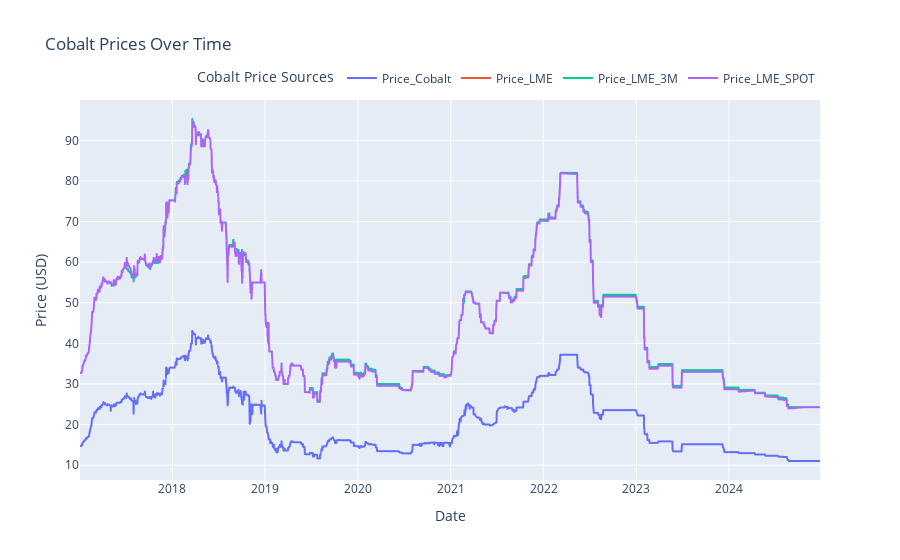

The notebook cell saved with this chart:
### Code cell
dfc_merged = pd.merge(dfc1, dfc2, on='Date', suffixes=('_Cobalt', '_LME'))
dfc_merged = pd.merge(dfc_merged, dfc3[['Date', 'Price']], on='Date', how='inner')
dfc_merged = dfc_merged.rename(columns={'Price': 'Price_LME_3M'})
dfc_merged = pd.merge(dfc_merged, dfc4[['Date', 'Price']], on='Date', how='inner')
dfc_merged = dfc_merged.rename(columns={'Price': 'Price_LME_SPOT'})
# Convert all price columns to float
dfc_merged['Price_Cobalt'] = dfc_merged['Price_Cobalt'].astype(float)
dfc_merged['Price_LME'] = dfc_merged['Price_LME'].astype(float)
dfc_merged['Price_LME_3M'] = dfc_merged['Price_LME_3M'].astype(float)
dfc_merged['Price_LME_SPOT'] = dfc_merged['Price_LME_SPOT'].astype(float)
# Plot the data with updated legend
fig_cobalt = px.line(dfc_merged, x='Date', y=['Price_Cobalt', 'Price_LME', 'Price_LME_3M', 'Price_LME_SPOT'],
                      labels={'value': 'Price (USD/lb)', 'variable': 'Cobalt Price'},
                      title='Cobalt Prices Over Time')
fig_cobalt.update_layout(
    xaxis_title='Date',
    yaxis_title='Price (USD)',
    legend_title_text='Cobalt Price Sources',
    legend=dict(
        orientation="h",
        yanchor="bottom",
        y=1.02,
        xanchor="right",
        x=1
    )
)
fig_cobalt.show()

### Figure 1 — Plotly figure (JSON) as saved in the notebook; plotly's stock layout.template omitted (floating-point values rounded to 4 significant figures; data arrays with more than 128 entries replaced by an {"elided": "..."} marker saying what was removed)
{"data": [{"hovertemplate": "Cobalt Price=Price_Cobalt<br>Date=%{x}<br>Price (USD/lb)=%{y}<extra></extra>", "legendgroup": "Price_Cobalt", "line": {"color": "#636efa", "dash": "solid"}, "marker": {"symbol": "circle"}, "mode": "lines", "name": "Price_Cobalt", "showlegend": true, "type": "scattergl", "x": {"elided": "1996 str values"}, "xaxis": "x", "y": {"elided": "1996 float values"}, "yaxis": "y"}, {"hovertemplate": "Cobalt Price=Price_LME<br>Date=%{x}<br>Price (USD/lb)=%{y}<extra></extra>", "legendgroup": "Price_LME", "line": {"color": "#EF553B", "dash": "solid"}, "marker": {"symbol": "circle"}, "mode": "lines", "name": "Price_LME", "showlegend": true, "type": "scattergl", "x": {"elided": "1996 str values"}, "xaxis": "x", "y": {"elided": "1996 float values"}, "yaxis": "y"}, {"hovertemplate": "Cobalt Price=Price_LME_3M<br>Date=%{x}<br>Price (USD/lb)=%{y}<extra></extra>", "legendgroup": "Price_LME_3M", "line": {"color": "#00cc96", "dash": "solid"}, "marker": {"symbol": "circle"}, "mode": "lines", "name": "Price_LME_3M", "showlegend": true, "type": "scattergl", "x": {"elided": "1996 str values"}, "xaxis": "x", "y": {"elided": "1996 float values"}, "yaxis": "y"}, {"hovertemplate": "Cobalt Price=Price_LME_SPOT<br>Date=%{x}<br>Price (USD/lb)=%{y}<extra></extra>", "legendgroup": "Price_LME_SPOT", "line": {"color": "#ab63fa", "dash": "solid"}, "marker": {"symbol": "circle"}, "mode": "lines", "name": "Price_LME_SPOT", "showlegend": true, "type": "scattergl", "x": {"elided": "1996 str values"}, "xaxis": "x", "y": {"elided": "1996 float values"}, "yaxis": "y"}], "layout": {"legend": {"orientation": "h", "title": {"text": "Cobalt Price Sources"}, "tracegroupgap": 0, "x": 1, "xanchor": "right", "y": 1.02, "yanchor": "bottom"}, "title": {"text": "Cobalt Prices Over Time"}, "xaxis": {"anchor": "y", "domain": [0, 1], "title": {"text": "Date"}}, "yaxis": {"anchor": "x", "domain": [0, 1], "title": {"text": "Price (USD)"}}}}
